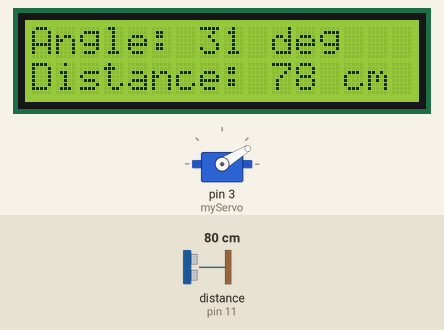
This sketch was run on a simulated Arduino Uno, built with avr-gcc and run on an emulated ATmega328P. Parts: 16×2 character LCD, servo. Wiring (inferred from the names in the program): ultrasonic range finder: trigger pin 10; echo pin 11. Inputs (shaded band) come from the test bench; at power-on: distance to the obstacle (sensor on pin 11) 80 cm. The echo pulse lasts 58.3 µs per cm; what the sketch prints to the serial monitor is not drawn.

Above: at 1.2 s.
1.3 s: distance to the obstacle (sensor on pin 11) set to 9 cm
At 2.4 s:
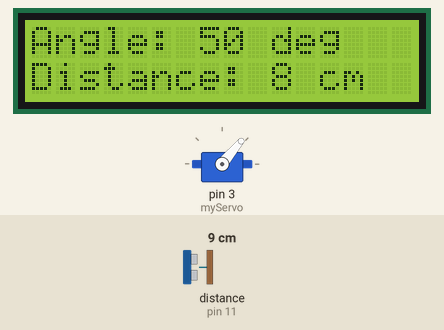
3.4 s: distance to the obstacle (sensor on pin 11) set to 2 cm
At 5.85 s:
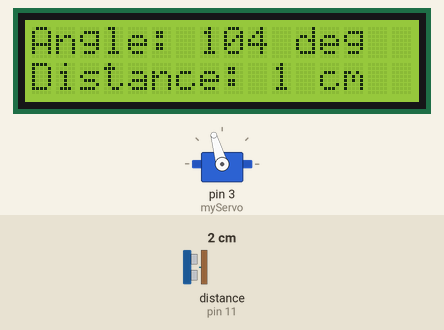
5.9 s: distance to the obstacle (sensor on pin 11) set to 18 cm
At 6.6 s:
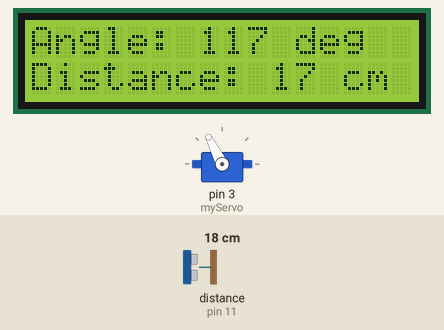
8.4 s: distance to the obstacle (sensor on pin 11) set to 4 cm
At 9.71 s:
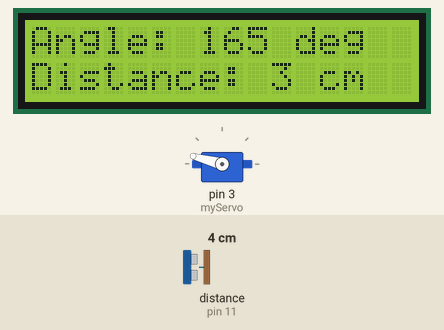
Timing chart, 0 to 12.0 s (numbered marks = the images above; inputs shaded):
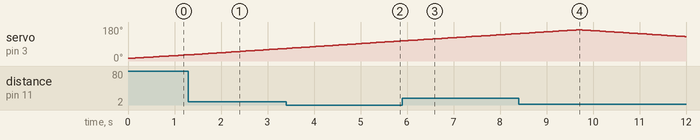

The sketch:

Radar_System.ino
```cpp
// Includes the Servo library
#include <Servo.h>

// Includes the Wire library for I2C
#include <Wire.h>

// Includes the I2C LCD library
#include <LiquidCrystal_I2C.h>

// Initializes the I2C LCD
LiquidCrystal_I2C lcd(0x27, 16, 2);

// Defines trigger and echo pins
const int trigPin = 10;
const int echoPin = 11;

// Variables for distance calculation
long duration;
int distance;

// Creates a servo object
Servo myServo;

void setup() {
  pinMode(trigPin, OUTPUT);
  pinMode(echoPin, INPUT);

  Serial.begin(9600);

  // Initializes the LCD
  lcd.init();
  lcd.backlight();

  // Attaches the servo to pin 12
  myServo.attach(3);
}

void loop() {
  // Sweeps the servo from 15 to 165 degrees
  for (int i = 15; i <= 165; i++) {
    myServo.write(i);
    delay(5);

    distance = calculateDistance();

    // Sends angle and distance to Processing
    Serial.print(i);
    Serial.print("°");
    Serial.println();
    Serial.print(distance);
    Serial.print("cm");
    Serial.println();
    Serial.println();

    // Displays angle on the LCD
    lcd.setCursor(0, 0);
    lcd.print("Angle: ");
    lcd.print(i);
    lcd.print(" deg   ");

    // Displays distance on the LCD
    lcd.setCursor(0, 1);
    lcd.print("Distance: ");
    lcd.print(distance);
    lcd.print(" cm  ");

    delay(25);
  }

  // Sweeps the servo back from 165 to 15 degrees
  for (int i = 165; i > 15; i--) {
    myServo.write(i);
    delay(5);

    distance = calculateDistance();

    // Sends angle and distance to Processing
    Serial.print(i);
    Serial.print(",");
    Serial.print(distance);
    Serial.print(".");

    // Displays angle on the LCD
    lcd.setCursor(0, 0);
    lcd.print("Angle: ");
    lcd.print(i);
    lcd.print(" deg   ");

    // Displays distance on the LCD
    lcd.setCursor(0, 1);
    lcd.print("Distance: ");
    lcd.print(distance);
    lcd.print(" cm  ");

    delay(25);
  }
}

// Calculates distance using the ultrasonic sensor
int calculateDistance() {
  digitalWrite(trigPin, LOW);
  delayMicroseconds(2);

  digitalWrite(trigPin, HIGH);
  delayMicroseconds(10);
  digitalWrite(trigPin, LOW);

  // Reads the echo duration
  duration = pulseIn(echoPin, HIGH, 30000);

  // Checks whether an echo was received
  if (duration == 0) {
    return -1;
  }

  // Calculates distance in centimeters
  distance = duration * 0.034 / 2;

  return distance;
}
```

Measured:
- by itself, servo on pin 3 (myServo): rises from 145° to 165° in 1.2 s, then falls to 129° in 2.3 s
